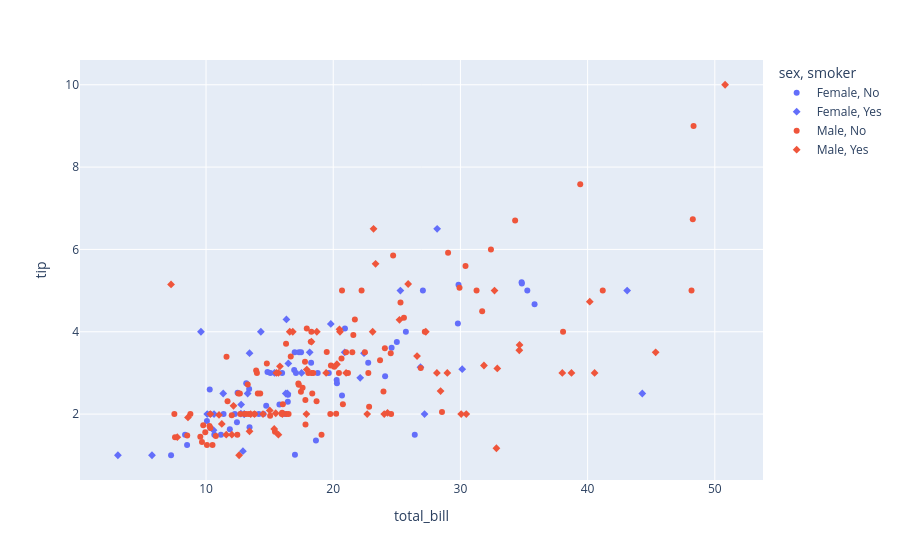

The cell this chart's notebook holds for it:
### Code cell
fig= px.scatter(df, x="total_bill", y="tip", color="sex", symbol="smoker")
fig.show()
